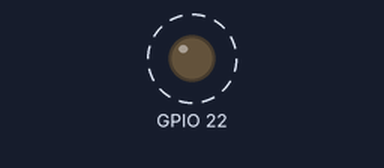
The program below on a simulated Raspberry Pi (BCM pin numbers). Shown: output pins drawn as LEDs (lit = HIGH). Dashed ring = blinking.

Above: at 0.5 s.
Timing chart, 0 to 3.5 s (numbered marks = the images above):
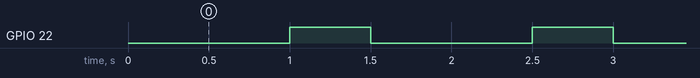

The program:

Module2.py
```python
import RPi.GPIO as GPIO
import time

def setup():
    #Set Mode
    GPIO.setmode(GPIO.BCM)

    #Laser: Pin-> 22, Setting-> Output
    GPIO.setup(22,GPIO.OUT)
    #Laser Output state -> HIGH or LOW
    #HIGH -> Laser is on, LOW -> Laser is off
    GPIO.output(22,GPIO.LOW)

#Function to make laser blink
def loop():
    #Turns laser on
    GPIO.output(22,GPIO.HIGH)
    #Sleeps for half a second
    time.sleep(.5)
    #Turns laser off
    GPIO.output(22,GPIO.LOW)


def destroy():
    GPIO.cleanup()                     # Release resource

if __name__ == '__main__':
    setup()
    try:
        while True:
            time.sleep(1)
            loop()
    except KeyboardInterrupt:          # Ctrl + C to stop program
        destroy()
```

Measured:
- by itself, GPIO 22: alternates HIGH for 0.50 s and LOW for 1.0 s
